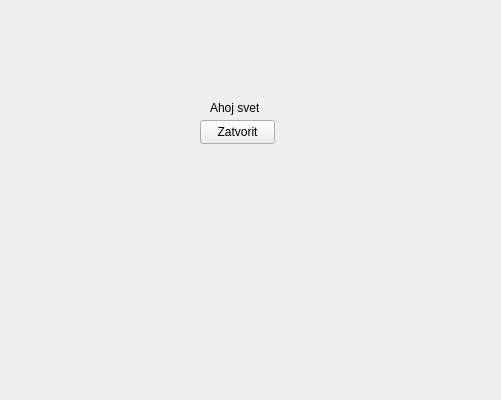
<?xml version="1.0" encoding="UTF-8"?>
<ui version="4.0">
 <class>bakalarska_pracaClass</class>
 <widget class="QWidget" name="bakalarska_pracaClass">
  <property name="geometry">
   <rect>
    <x>0</x>
    <y>0</y>
    <width>501</width>
    <height>400</height>
   </rect>
  </property>
  <property name="windowTitle">
   <string>bakalarska_praca</string>
  </property>
  <widget class="QLabel" name="label">
   <property name="geometry">
    <rect>
     <x>210</x>
     <y>100</y>
     <width>49</width>
     <height>16</height>
    </rect>
   </property>
   <property name="text">
    <string>Ahoj svet</string>
   </property>
  </widget>
  <widget class="QPushButton" name="closeBtn">
   <property name="geometry">
    <rect>
     <x>200</x>
     <y>120</y>
     <width>75</width>
     <height>24</height>
    </rect>
   </property>
   <property name="text">
    <string>Zatvorit</string>
   </property>
  </widget>
 </widget>
 <layoutdefault spacing="6" margin="11"/>
 <resources>
  <include location="bakalarska_praca.qrc"/>
 </resources>
 <connections/>
</ui>
